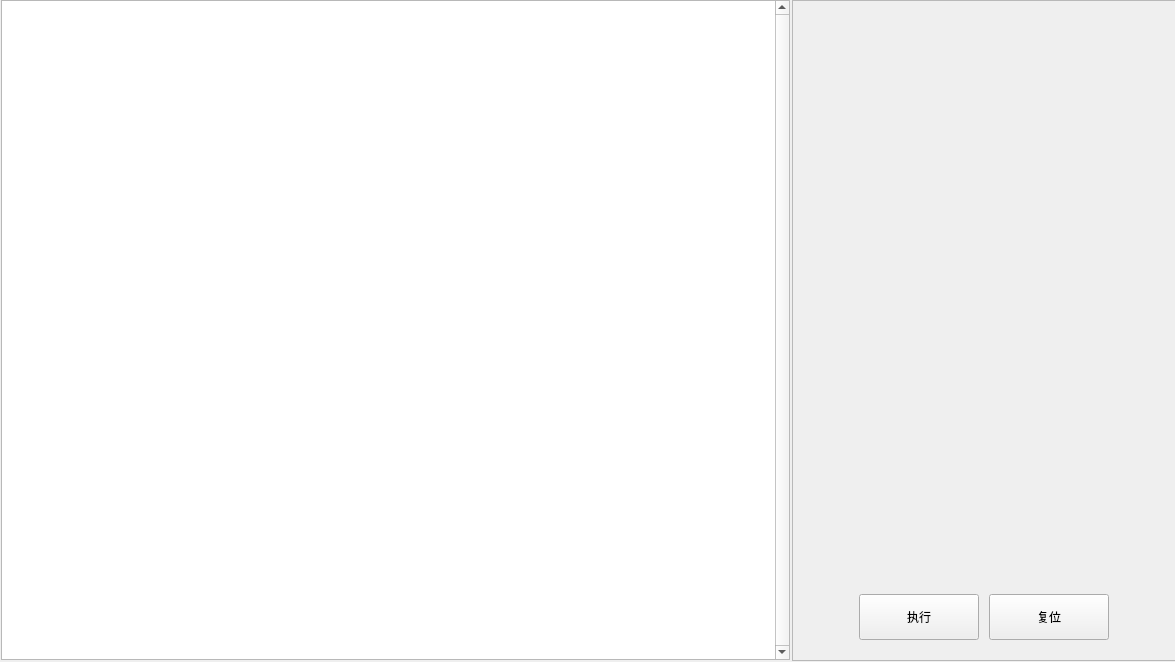
<?xml version="1.0" encoding="UTF-8"?>
<ui version="4.0">
 <class>ChStepModuleWgt</class>
 <widget class="QWidget" name="ChStepModuleWgt">
  <property name="geometry">
   <rect>
    <x>0</x>
    <y>0</y>
    <width>1175</width>
    <height>662</height>
   </rect>
  </property>
  <property name="windowTitle">
   <string notr="true">ChStepModuleWgt</string>
  </property>
  <property name="styleSheet">
   <string notr="true"/>
  </property>
  <widget class="QTableWidget" name="tableWidget">
   <property name="geometry">
    <rect>
     <x>1</x>
     <y>0</y>
     <width>789</width>
     <height>660</height>
    </rect>
   </property>
   <property name="styleSheet">
    <string notr="true"/>
   </property>
   <property name="verticalScrollBarPolicy">
    <enum>Qt::ScrollBarAlwaysOn</enum>
   </property>
   <property name="horizontalScrollMode">
    <enum>QAbstractItemView::ScrollPerPixel</enum>
   </property>
   <property name="showGrid">
    <bool>false</bool>
   </property>
   <attribute name="horizontalHeaderHighlightSections">
    <bool>false</bool>
   </attribute>
   <attribute name="verticalHeaderDefaultSectionSize">
    <number>44</number>
   </attribute>
   <attribute name="verticalHeaderMinimumSectionSize">
    <number>44</number>
   </attribute>
  </widget>
  <widget class="QFrame" name="frame">
   <property name="geometry">
    <rect>
     <x>792</x>
     <y>0</y>
     <width>385</width>
     <height>661</height>
    </rect>
   </property>
   <property name="frameShape">
    <enum>QFrame::StyledPanel</enum>
   </property>
   <property name="frameShadow">
    <enum>QFrame::Raised</enum>
   </property>
   <layout class="QVBoxLayout" name="verticalLayout" stretch="10,0">
    <property name="spacing">
     <number>0</number>
    </property>
    <property name="leftMargin">
     <number>2</number>
    </property>
    <property name="topMargin">
     <number>5</number>
    </property>
    <property name="rightMargin">
     <number>4</number>
    </property>
    <property name="bottomMargin">
     <number>10</number>
    </property>
    <item>
     <widget class="QScrollArea" name="scrollArea">
      <property name="styleSheet">
       <string notr="true">QScrollBar:vertical  {
    width: 14px;
    background: #e4e7ec;
    padding: 0;
}</string>
      </property>
      <property name="frameShape">
       <enum>QFrame::NoFrame</enum>
      </property>
      <property name="verticalScrollBarPolicy">
       <enum>Qt::ScrollBarAsNeeded</enum>
      </property>
      <property name="horizontalScrollBarPolicy">
       <enum>Qt::ScrollBarAlwaysOff</enum>
      </property>
      <property name="widgetResizable">
       <bool>true</bool>
      </property>
      <property name="alignment">
       <set>Qt::AlignCenter</set>
      </property>
      <widget class="QWidget" name="widget">
       <property name="geometry">
        <rect>
         <x>0</x>
         <y>0</y>
         <width>377</width>
         <height>587</height>
        </rect>
       </property>
      </widget>
     </widget>
    </item>
    <item>
     <layout class="QHBoxLayout" name="horizontalLayout">
      <property name="spacing">
       <number>10</number>
      </property>
      <property name="topMargin">
       <number>0</number>
      </property>
      <property name="bottomMargin">
       <number>10</number>
      </property>
      <item>
       <spacer name="horizontalSpacer">
        <property name="orientation">
         <enum>Qt::Horizontal</enum>
        </property>
        <property name="sizeHint" stdset="0">
         <size>
          <width>40</width>
          <height>20</height>
         </size>
        </property>
       </spacer>
      </item>
      <item>
       <widget class="QPushButton" name="btn_execute">
        <property name="minimumSize">
         <size>
          <width>120</width>
          <height>46</height>
         </size>
        </property>
        <property name="maximumSize">
         <size>
          <width>120</width>
          <height>46</height>
         </size>
        </property>
        <property name="text">
         <string>执行</string>
        </property>
        <property name="buttons" stdset="0">
         <string notr="true">btn_dlg</string>
        </property>
       </widget>
      </item>
      <item>
       <widget class="QPushButton" name="btnReset">
        <property name="minimumSize">
         <size>
          <width>120</width>
          <height>46</height>
         </size>
        </property>
        <property name="maximumSize">
         <size>
          <width>120</width>
          <height>46</height>
         </size>
        </property>
        <property name="text">
         <string>复位</string>
        </property>
        <property name="buttons" stdset="0">
         <string notr="true">btn_dlg</string>
        </property>
       </widget>
      </item>
      <item>
       <spacer name="horizontalSpacer_2">
        <property name="orientation">
         <enum>Qt::Horizontal</enum>
        </property>
        <property name="sizeHint" stdset="0">
         <size>
          <width>40</width>
          <height>20</height>
         </size>
        </property>
       </spacer>
      </item>
     </layout>
    </item>
   </layout>
  </widget>
  <widget class="QFrame" name="line_v_2">
   <property name="geometry">
    <rect>
     <x>789</x>
     <y>0</y>
     <width>1</width>
     <height>659</height>
    </rect>
   </property>
   <property name="frameShape">
    <enum>QFrame::StyledPanel</enum>
   </property>
   <property name="frameShadow">
    <enum>QFrame::Raised</enum>
   </property>
   <property name="lines" stdset="0">
    <string notr="true">solid</string>
   </property>
  </widget>
 </widget>
 <resources/>
 <connections/>
</ui>
